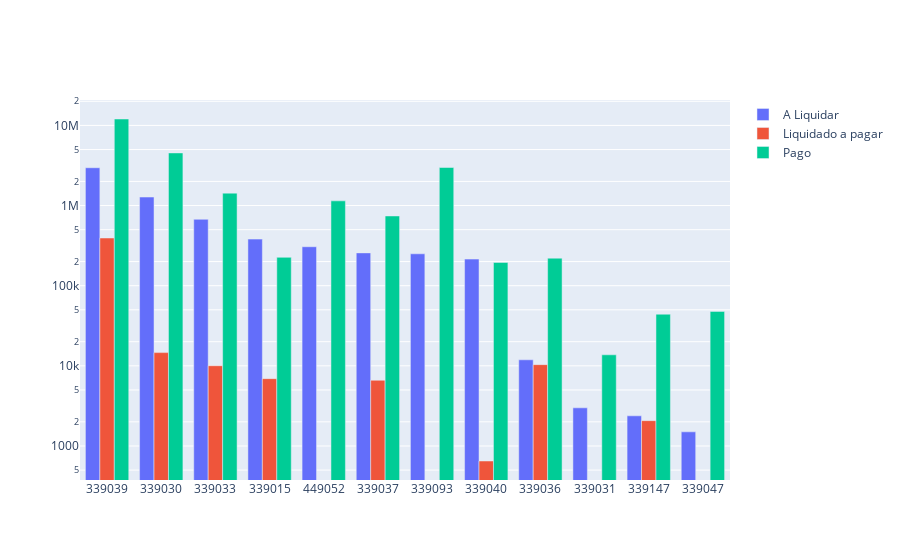

The code cell stored with this chart in its notebook:
### Code cell
# Saldo a liquidar por ND
cols = ['ND', 'A_LIQUIDAR', 'LIQUIDADO_A_PAGAR', 'PAGO']

df_aux = df.loc[:, cols].groupby('ND').sum().sort_values(by= 'A_LIQUIDAR', ascending=False).reset_index()
df_aux = df_aux[df_aux['A_LIQUIDAR'] > 0]
# Criando o gráfico
fig = go.Figure()

# Adicionando as colunas y1, y2 e y3 no eixo y
fig.add_trace(go.Bar(x=df_aux['ND'], y=df_aux['A_LIQUIDAR'], name='A Liquidar'))
fig.add_trace(go.Bar(x=df_aux['ND'], y=df_aux['LIQUIDADO_A_PAGAR'], name='Liquidado a pagar'))
fig.add_trace(go.Bar(x=df_aux['ND'], y=df_aux['PAGO'], name='Pago'))

fig.update_traces(textposition = 'outside', cliponaxis = False, hovertemplate=None)
fig.update_layout(hovermode="x unified")
fig.update_yaxes(type="log")

fig.show()

### Figure 1 — Plotly figure (JSON) as saved in the notebook; plotly's stock layout.template omitted (floating-point values rounded to 4 significant figures)
{"data": [{"cliponaxis": false, "name": "A Liquidar", "textposition": "outside", "type": "bar", "x": ["339039", "339030", "339033", "339015", "449052", "339037", "339093", "339040", "339036", "339031", "339147", "339047"], "y": [2964000.0, 1277000.0, 673700.0, 381200.0, 306200.0, 256700.0, 250000.0, 214700.0, 11890.0, 2993.0, 2378.0, 1501.0]}, {"cliponaxis": false, "name": "Liquidado a pagar", "textposition": "outside", "type": "bar", "x": ["339039", "339030", "339033", "339015", "449052", "339037", "339093", "339040", "339036", "339031", "339147", "339047"], "y": [393700.0, 14620.0, 10030.0, 6923.0, 0, 6603.0, 0, 649.2, 10350.0, 0, 2070.0, 0]}, {"cliponaxis": false, "name": "Pago", "textposition": "outside", "type": "bar", "x": ["339039", "339030", "339033", "339015", "449052", "339037", "339093", "339040", "339036", "339031", "339147", "339047"], "y": [12020000.0, 4535659, 1428000.0, 226000.0, 1144000.0, 741500.0, 2984000.0, 195000.0, 220500.0, 13730.0, 44100.0, 47780.0]}], "layout": {"hovermode": "x unified", "yaxis": {"type": "log"}}}
